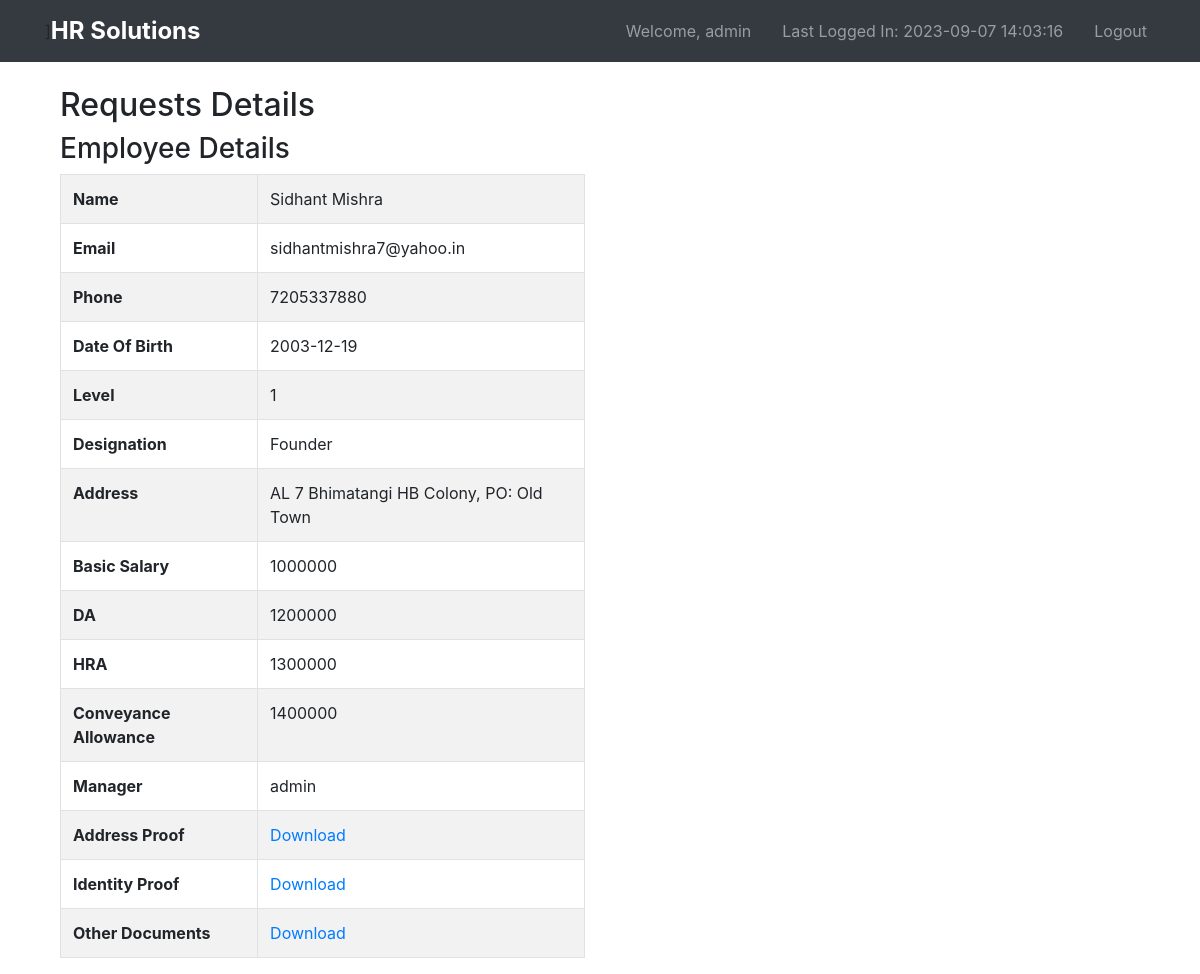
Screenshot of /sent_requests/436457 (signed in) with the database file from the repository.
### app.py (models this page shows)
class User(db.Model, UserMixin):
    id = db.Column(db.Integer, primary_key=True)
    username = db.Column(db.String(20), nullable=False, unique=True)
    password = db.Column(db.String(80), nullable=False)
    name = db.Column(db.String(80), nullable=False)
    email = db.Column(db.String(80), nullable=False)
    phone = db.Column(db.Integer, nullable=False)
    dob = db.Column(db.Date)
    level = db.Column(db.Integer, nullable=False)
    last_login = db.Column(db.DateTime)
    attendance = db.Column(db.Text)
    designation = db.Column(db.Text)
    address = db.Column(db.Text)
    address_proof = db.Column(db.Text)
    identity_proof = db.Column(db.Text)
    other_documents = db.Column(db.Text)
    basic_salary = db.Column(db.Integer)
    dearance_allowance = db.Column(db.Integer)
    house_rent_allowance = db.Column(db.Integer)
    conveyance_allowance = db.Column(db.Integer)
    manager = db.Column(db.Integer)

### app.py (the view)
@app.route('/sent_requests/<int:req>', methods=['GET', 'POST'])
@login_required
def sent_req_details(req):
    reqs = Requests.query.filter_by(id=req).first()
    req_data = {}
    req_data[req] = json.loads(reqs.info)
    return render_template("sent_req_details.html", request=reqs, datas=req_data, User=User)

### app.py (called while the page is built)
@login_manager.user_loader
def load_user(user_id):
    return User.query.get(int(user_id))

### templates/sent_req_details.html
{% extends "base.html" %}
{% block content %}
<div class="container mt-4">
    <div class="row">
        <div class="col-md-6">
            <h2>Requests Details</h2>
            {% if request.request_tag == 'add_employee' %}
            <h3>Employee Details</h3>
            <table class="table table-bordered table-striped">
                <tbody id="sent-employee-details">
                    <tr>
                        <th>Name</th>
                        <td>{{ datas[request.id].name }}</td>
                    </tr><tr>
                        <th>Email</th>
                        <td>{{ datas[request.id].email }}</td>
                    </tr>
                    <tr>
                        <th>Phone</th>
                        <td>{{ datas[request.id].phone }}</td>
                    </tr>
                    <tr>
                        <th>Date Of Birth</th>
                        <td>{{ datas[request.id].dob }}</td>
                    </tr>
                    <tr>
                        <th>Level</th>
                        <td>{{ datas[request.id].level }}</td>
                    </tr>
                    <tr>
                        <th>Designation</th>
                        <td>{{ datas[request.id].designation }}</td>
                    </tr>
                    <tr>
                        <th>Address</th>
                        <td>{{ datas[request.id].address }}</td>
                    </tr>
                    <tr>
                        <th>Basic Salary</th>
                        <td>{{ datas[request.id].basic_salary }}</td>
                    </tr>
                    <tr>
                        <th>DA</th>
                        <td>{{ datas[request.id].dearance_allowance }}</td>
                    </tr>
                    <tr>
                        <th>HRA</th>
                        <td>{{ datas[request.id].house_rent_allowance }}</td>
                    </tr>
                    <tr>
                        <th>Conveyance Allowance</th>
                        <td>{{ datas[request.id].conveyance_allowance }}</td>
                    </tr>
                    <tr>
                        <th>Manager</th>
                        <td>{{ User.query.filter_by(id=datas[request.id].manager).first().name }}</td>
                    </tr>
                    <tr>
                        <th>Address Proof</th>
                        <td><a href="{{ url_for('static', filename=datas[request.id].address_proof) }}">Download</a></td>
                    </tr>
                    <tr>
                        <th>Identity Proof</th>
                        <td><a href="{{ url_for('static', filename=datas[request.id].identity_proof) }}">Download</a></td>
                    </tr>
                    <tr>
                        <th>Other Documents</th>
                        <td><a href="{{ url_for('static', filename=datas[request.id].other_documents) }}">Download</a></td>
                    </tr>
                </tbody>
            </table>
            {% endif %}
        </div>
    </div>
</div>
{% endblock %}

### templates/base.html (shortened to what this page needs)
<!DOCTYPE html>
<html lang="en">
<head>
    <link rel="stylesheet" href="https://stackpath.bootstrapcdn.com/bootstrap/4.5.2/css/bootstrap.min.css">
    <link rel="stylesheet" href="{{ url_for('static', filename='css/styles.css') }}">
    <link rel="stylesheet" href="https://cdnjs.cloudflare.com/ajax/libs/font-awesome/5.15.4/css/all.min.css">
</head>
<body>
    <nav class="navbar navbar-expand-lg navbar-dark bg-dark">
        <div class="container">
           ] <a class="navbar-brand" href="{{ url_for('dashboard') }}">HR Solutions</a>
            <ul class="navbar-nav ml-auto">
                <li class="nav-item">
                    <a class="nav-link" href="#">Welcome, {{ current_user.name }}</a>
                </li>
                <li class="nav-item">
                    <a class="nav-link" href="#">Last Logged In: {{ current_user.last_login.strftime('%Y-%m-%d %H:%M:%S') }}</a>
                </li>
                <li class="nav-item">
                    <a class="nav-link" href="{{ url_for('logout') }}">Logout</a>
                </li>
            </ul>
        </div>
    </nav>
    <div class="container mt-4">
        {% block content %}
        {% endblock %}
    </div>
</body>
</html>

### static/css/styles.css (style rules this page uses)
.navbar-brand { font-size: 24px; font-weight: bold; }
.navbar-nav .nav-item { margin-left: 15px; }
.nav-link { color: #fff; }

### rows the page displays
User: name "admin", last_login "2023-09-07 14:03:16", query.filter_by "admin"

### other values shown
{{ datas[request.id].name }} "Sidhant Mishra"
{{ datas[request.id].email }} "sidhantmishra7@yahoo.in"
{{ datas[request.id].phone }} "7205337880"
{{ datas[request.id].dob }} "2003-12-19"
{{ datas[request.id].level }} "1"
{{ datas[request.id].designation }} "Founder"
{{ datas[request.id].address }} "AL 7 Bhimatangi HB Colony, PO: Old Town"
{{ datas[request.id].basic_salary }} "1000000"
{{ datas[request.id].dearance_allowance }} "1200000"
{{ datas[request.id].house_rent_allowance }} "1300000"
{{ datas[request.id].conveyance_allowance }} "1400000"
